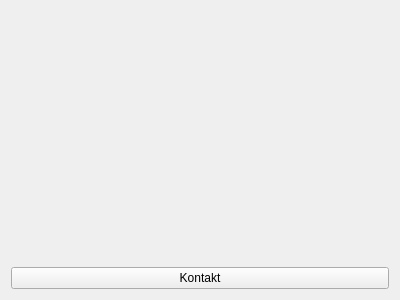
<?xml version="1.0" encoding="UTF-8"?>
<ui version="4.0">
 <class>help</class>
 <widget class="QWidget" name="help">
  <property name="geometry">
   <rect>
    <x>0</x>
    <y>0</y>
    <width>400</width>
    <height>300</height>
   </rect>
  </property>
  <property name="windowTitle">
   <string>Form</string>
  </property>
  <layout class="QVBoxLayout" name="verticalLayout">
   <item>
    <widget class="QLabel" name="labelhelp">
     <property name="text">
      <string/>
     </property>
    </widget>
   </item>
   <item>
    <widget class="QPushButton" name="contactBtn">
     <property name="text">
      <string>Kontakt</string>
     </property>
    </widget>
   </item>
  </layout>
 </widget>
 <resources/>
 <connections/>
</ui>
